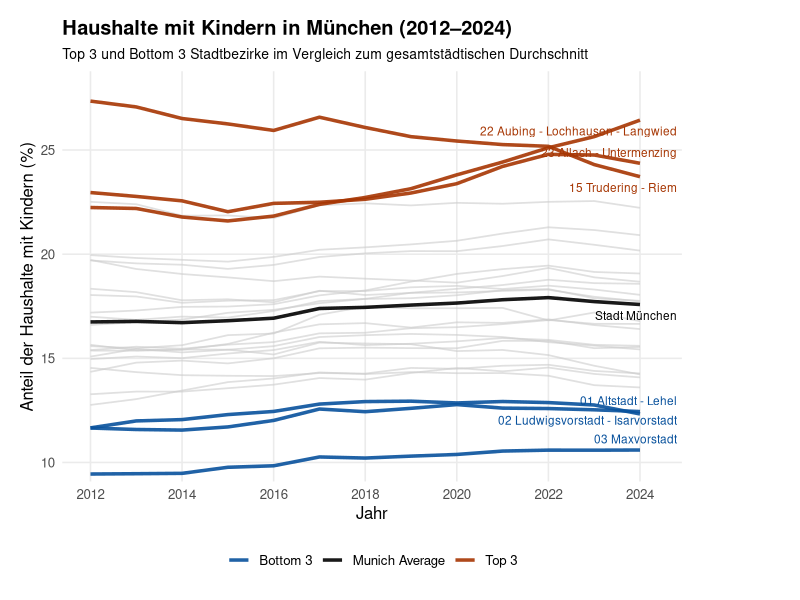

Write R code to recreate this figure.
library(dplyr)
library(ggplot2)
library(ggrepel)
library(readxl)
library(RColorBrewer)


be_sheet <- read_excel("data/raw/export_be.xlsx", sheet = "BEVÖLKERUNG")

# filter indicator "Haushalte mit Kindern"
households_with_children <- be_sheet %>%
  filter(
    Indikator == "Haushalte mit Kindern",
    Ausprägung == "insgesamt"
  ) %>%
  mutate(
    anteil = 100 * `Basiswert 1` / `Basiswert 2`
  )

# calculate district averages
district_averages <- households_with_children %>%
  group_by(Raumbezug) %>%
  summarize(avg_pct = mean(anteil, na.rm = TRUE), .groups = "drop")

# get top 3 and bottom 3 districts (excluding city total)
top3 <- district_averages %>%
  filter(Raumbezug != "Stadt München") %>%
  arrange(desc(avg_pct)) %>%
  slice(1:3) %>%
  pull(Raumbezug)

bottom3 <- district_averages %>%
  filter(Raumbezug != "Stadt München") %>%
  arrange(avg_pct) %>%
  slice(1:3) %>%
  pull(Raumbezug)

highlight_districts <- c("Stadt München", top3, bottom3)

# prepare data for plotting
data_for_plot <- households_with_children %>%
  mutate(
    highlight_status = case_when(
      Raumbezug == "Stadt München" ~ "Munich Average",
      Raumbezug %in% top3 ~ "Top 3",
      Raumbezug %in% bottom3 ~ "Bottom 3",
      TRUE ~ "Other"
    )
  )

# color palette
colors <- c(
  "Top 3" = brewer.pal(5, "Oranges")[5],
  "Bottom 3" = brewer.pal(5, "Blues")[5],
  "Munich Average" = "black",
  "Other" = "grey80"
)

# label for the latest year
label_data <- data_for_plot %>%
  filter(Jahr == max(Jahr, na.rm = TRUE)) %>%
  filter(Raumbezug %in% highlight_districts) %>%
  distinct(Raumbezug, .keep_all = TRUE)

# plot
ggplot(data_for_plot, aes(x = Jahr, y = anteil, group = Raumbezug)) +
  # grey background lines for all other districts
  geom_line(data = subset(data_for_plot, highlight_status == "Other"),
            color = "grey80", linewidth = 0.6, alpha = 0.6) +
  
  # colored lines for highlighted groups
  geom_line(data = subset(data_for_plot, highlight_status != "Other"),
            aes(color = highlight_status), linewidth = 1.2, alpha = 0.9) +
  
  # text labels for rightmost points (latest year)
  geom_text_repel(
    data = label_data,
    aes(label = Raumbezug, color = highlight_status),
    nudge_x = 0.3,
    size = 3,
    show.legend = FALSE,
    direction = "y",
    segment.size = 0.3,
    segment.color = "grey50"
  ) +
  
  # color scale
  scale_color_manual(values = colors) +
  
  # x-axis: auto breaks, no hard limits
  scale_x_continuous(
    breaks = seq(min(data_for_plot$Jahr, na.rm = TRUE),
                 max(data_for_plot$Jahr, na.rm = TRUE), by = 2)
  ) +
  
  # y-axis nice formatting
  scale_y_continuous(expand = expansion(mult = c(0.02, 0.08))) +
  
  # make sure labels can go outside
  coord_cartesian(clip = "off") +
  
  # clean theme
  theme_minimal(base_size = 12) +
  theme(
    legend.position = "bottom",
    legend.title = element_blank(),
    plot.margin = unit(c(0.5, 3, 0.5, 0.5), "cm"),
    panel.grid.minor = element_blank(),
    plot.title = element_text(face = "bold"),
    plot.subtitle = element_text(size = 10)
  ) +
  
  # legend arrangement
  guides(color = guide_legend(ncol = 3)) +
  
  # labels
  labs(
    title = "Haushalte mit Kindern in München (2012–2024)",
    subtitle = "Top 3 und Bottom 3 Stadtbezirke im Vergleich zum gesamtstädtischen Durchschnitt",
    x = "Jahr",
    y = "Anteil der Haushalte mit Kindern (%)"
  )
